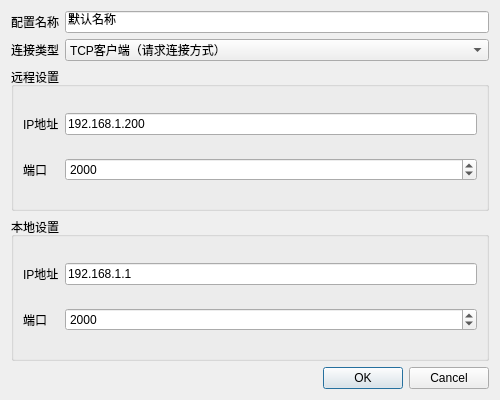
<?xml version="1.0" encoding="UTF-8"?>
<ui version="4.0">
 <class>TcpSet</class>
 <widget class="QDialog" name="TcpSet">
  <property name="geometry">
   <rect>
    <x>0</x>
    <y>0</y>
    <width>500</width>
    <height>400</height>
   </rect>
  </property>
  <property name="windowTitle">
   <string>Dialog</string>
  </property>
  <layout class="QGridLayout" name="gridLayout">
   <item row="3" column="0">
    <widget class="QGroupBox" name="groupBox">
     <property name="title">
      <string>远程设置</string>
     </property>
     <layout class="QGridLayout" name="gridLayout_2">
      <item row="0" column="0">
       <widget class="QLabel" name="label">
        <property name="text">
         <string>IP地址</string>
        </property>
       </widget>
      </item>
      <item row="2" column="0">
       <widget class="QLabel" name="label_2">
        <property name="sizePolicy">
         <sizepolicy hsizetype="Fixed" vsizetype="Preferred">
          <horstretch>0</horstretch>
          <verstretch>0</verstretch>
         </sizepolicy>
        </property>
        <property name="text">
         <string>端口</string>
        </property>
       </widget>
      </item>
      <item row="2" column="1">
       <widget class="QSpinBox" name="sshport">
        <property name="prefix">
         <string/>
        </property>
        <property name="maximum">
         <number>9999</number>
        </property>
        <property name="stepType">
         <enum>QAbstractSpinBox::DefaultStepType</enum>
        </property>
        <property name="value">
         <number>2000</number>
        </property>
        <property name="displayIntegerBase">
         <number>10</number>
        </property>
       </widget>
      </item>
      <item row="0" column="1">
       <widget class="QLineEdit" name="sship">
        <property name="text">
         <string>192.168.1.200</string>
        </property>
       </widget>
      </item>
     </layout>
    </widget>
   </item>
   <item row="4" column="0">
    <widget class="QGroupBox" name="groupBox_2">
     <property name="title">
      <string>本地设置</string>
     </property>
     <layout class="QGridLayout" name="gridLayout_3">
      <item row="2" column="1">
       <widget class="QSpinBox" name="localport">
        <property name="prefix">
         <string/>
        </property>
        <property name="maximum">
         <number>10000</number>
        </property>
        <property name="value">
         <number>2000</number>
        </property>
       </widget>
      </item>
      <item row="1" column="0">
       <widget class="QLabel" name="label_6">
        <property name="sizePolicy">
         <sizepolicy hsizetype="Fixed" vsizetype="Preferred">
          <horstretch>0</horstretch>
          <verstretch>0</verstretch>
         </sizepolicy>
        </property>
        <property name="text">
         <string>IP地址</string>
        </property>
       </widget>
      </item>
      <item row="2" column="0">
       <widget class="QLabel" name="label_7">
        <property name="text">
         <string>端口</string>
        </property>
       </widget>
      </item>
      <item row="1" column="1">
       <widget class="QLineEdit" name="localip">
        <property name="text">
         <string>192.168.1.1</string>
        </property>
       </widget>
      </item>
     </layout>
    </widget>
   </item>
   <item row="1" column="0">
    <layout class="QHBoxLayout" name="horizontalLayout_3">
     <item>
      <widget class="QLabel" name="label_3">
       <property name="sizePolicy">
        <sizepolicy hsizetype="Fixed" vsizetype="Preferred">
         <horstretch>0</horstretch>
         <verstretch>0</verstretch>
        </sizepolicy>
       </property>
       <property name="text">
        <string>连接类型</string>
       </property>
      </widget>
     </item>
     <item>
      <widget class="QComboBox" name="style">
       <property name="currentText">
        <string>TCP客户端（请求连接方式）</string>
       </property>
       <item>
        <property name="text">
         <string>TCP客户端（请求连接方式）</string>
        </property>
       </item>
       <item>
        <property name="text">
         <string>TCP服务器（等待连接方式）</string>
        </property>
       </item>
       <item>
        <property name="text">
         <string>UDP客户端（待完善）</string>
        </property>
       </item>
       <item>
        <property name="text">
         <string>UDP服务器（待完善）</string>
        </property>
       </item>
      </widget>
     </item>
    </layout>
   </item>
   <item row="5" column="0">
    <widget class="QDialogButtonBox" name="buttonBox">
     <property name="orientation">
      <enum>Qt::Horizontal</enum>
     </property>
     <property name="standardButtons">
      <set>QDialogButtonBox::Cancel|QDialogButtonBox::Ok</set>
     </property>
    </widget>
   </item>
   <item row="0" column="0">
    <layout class="QHBoxLayout" name="horizontalLayout_4">
     <item>
      <widget class="QLabel" name="label_5">
       <property name="text">
        <string>配置名称</string>
       </property>
      </widget>
     </item>
     <item>
      <widget class="QLineEdit" name="name">
       <property name="text">
        <string>默认名称</string>
       </property>
      </widget>
     </item>
    </layout>
   </item>
  </layout>
 </widget>
 <resources/>
 <connections>
  <connection>
   <sender>buttonBox</sender>
   <signal>accepted()</signal>
   <receiver>TcpSet</receiver>
   <slot>accept()</slot>
   <hints>
    <hint type="sourcelabel">
     <x>248</x>
     <y>254</y>
    </hint>
    <hint type="destinationlabel">
     <x>157</x>
     <y>274</y>
    </hint>
   </hints>
  </connection>
  <connection>
   <sender>buttonBox</sender>
   <signal>rejected()</signal>
   <receiver>TcpSet</receiver>
   <slot>reject()</slot>
   <hints>
    <hint type="sourcelabel">
     <x>316</x>
     <y>260</y>
    </hint>
    <hint type="destinationlabel">
     <x>286</x>
     <y>274</y>
    </hint>
   </hints>
  </connection>
 </connections>
</ui>
